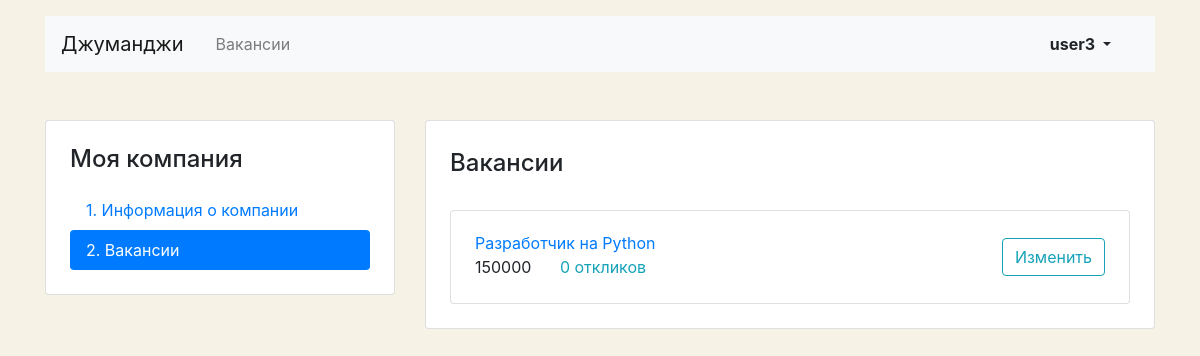
The app's page /mycompany/vacancies/ (signed in) with its own data.
### vacancies/models.py (models this page shows, shortened)
class Vacancy(models.Model):
    title = models.CharField(max_length=150)
    specialty = models.ForeignKey(
        Specialty,
        related_name="vacancies",
        on_delete=models.CASCADE,
    )
    company = models.ForeignKey(
        Company,
        related_name="vacancies",
        on_delete=models.CASCADE,
    )
    skills = models.CharField(max_length=150)
    description = models.CharField(max_length=1500)
    salary_min = models.IntegerField()
    salary_max = models.IntegerField()
    published_at = models.DateField(auto_now_add=True)

### vacancies/views/mycompany.py (the view)
# urls.py: path('mycompany/vacancies/', mycompany.UserCompanyVacancies.as_view(), name='my_company_vacancies'),
class UserCompanyVacancies(View):
    def get(self, request):
        user = get_current_user(request)
        if user is None:
            return redirect('login')
        company = Company.objects.filter(owner=user.id).first()
        vacancies = Vacancy.objects.filter(company=company.id).annotate(
            applications_count=Count('applications__vacancy'))
        if company is None:
            return redirect('my_company_start')
        if len(vacancies) == 0:
            return redirect('my_company_vacancy_create')
        context = {
            'vacancies': vacancies,
            'user': user,
        }
        return render(request, 'vacancies/vacancy-list.html', context=context)

### vacancies/check_user_status.py (called while the page is built)
def get_current_user(request):
    return request.user if request.user.is_authenticated else None

### vacancies/templatetags/ru_declination.py (called while the page is built)
@register.filter()
def ru_declination(number: Union[int, str], arg: str = 'день, дня, дней'):
    nominative_singular, genitive_singular, genitive_plural = arg.split(',')
    number = abs(int(number))
    if 10 <= number % 100 <= 20:
        return f'{number} {genitive_plural}'
    if number % 10 == 1:
        return f'{number} {nominative_singular}'
    if 2 <= number % 10 <= 4:
        return f'{number} {genitive_singular}'
    else:
        return f'{number} {genitive_plural}'

### vacancies/templates/vacancies/vacancy-list.html
{% extends "vacancies/base.html" %}
{% block content %}
      {% load ru_declination %}
  <main class="container mt-3 pb-5">
    <div class="row mt-5">
      <div class="col-12 col-lg-4">
        <aside class="pt-3 pb-4 px-4 mb-5 card">
          <h1 class="h4 pt-2 pb-2">Моя компания</h1>
          <div class="nav flex-column nav-pills" id="v-pills-tab" role="tablist" aria-orientation="vertical">
            <a class="nav-link" href="{% url 'my_company' %}">1. Информация о&nbsp;компании</a>
            <a class="nav-link active" href="{% url 'my_company_vacancies' %}">2. Вакансии</a>
          </div>
        </aside>
      </div>
      <div class="col-12 col-lg-8">
        <div class="card">
          <div class="card-body px-4 pb-4">
            <section class="tab-pane fade show active">
              <h2 class="h4 pt-2 pb-3">Вакансии</h2>{% for vacancy in vacancies %}
              <div class="card mt-3">
                <div class="card-body px-4">
                  <div class="row align-items-center">
                    <div class="col-6 col-lg-8">
                      <a href="{% url 'my_company_vacancy' vacancy.id %}" class="mb-1">{{ vacancy.title }}</a>
                      <p class="mb-1">
                        <span class="mr-4">{{ vacancy.salary_max }}</span>
                        <a href="{% url 'my_company_vacancy' vacancy.id %}" class="text-info">
                        {{ vacancy.applications_count|ru_declination:"отклик, отклика, откликов" }}
                        </a>
                      </p>
                    </div>
                    <div class="col-6 col-lg-4 text-right">
                      <a href="{% url 'my_company_vacancy' vacancy.id %}" class="btn btn-outline-info">Изменить</a>
                    </div>
                  </div>
                </div>
              </div>{% endfor %}
            </section>
          </div>
        </div>
      </div>
          </div>
  </main>
{% endblock %}

### vacancies/templates/vacancies/base.html (shortened to what this page needs)
<!DOCTYPE html>
<html lang="ru">
<head>
    <link rel="stylesheet" href="https://stackpath.bootstrapcdn.com/bootstrap/4.3.1/css/bootstrap.min.css"
>
</head>
<body>
<header class="container mt-3">
    <nav class="navbar navbar-expand-lg navbar-light bg-light">
        <a class="navbar-brand mr-4" href="{% url 'main' %}">Джуманджи</a>
        <div class="collapse navbar-collapse justify-content-between" id="navbarNav">
            <ul class="navbar-nav col-10">
                <li class="nav-item">
                    <a class="nav-link" href="{% url 'vacancies' %}">Вакансии</a>
                </li>
            </ul>
            <ul class="navbar-nav col-2 justify-content-end">
                {% if user.is_authenticated %}
                <li class="nav-item active">
                    <div class="btn-group">
                        <button type="button" class="btn dropdown-toggle font-weight-bold" data-toggle="dropdown"
                                aria-haspopup="true" aria-expanded="false">
                            {{ user.username }}
                        </button>
                    </div>
                </li>
                {% else %}
                <li class="nav-item active">
                    <a href="{% url 'login' %}" class="nav-link font-weight-bold">Вход</a>
                </li>
                {% endif %}
            </ul>
        </div>
    </nav>
</header>
{% block content %} {% endblock %}
</body>
</html>

### vacancies/templates/vacancies/base.html (style rules this page uses)
body { background-color: #F6F2E6; }

### records on screen
Vacancy: title "Разработчик на Python", salary_max "150000", applications_count|ru_declination "0 откликов"

### other values on screen
{{ user.username }} "user3"
